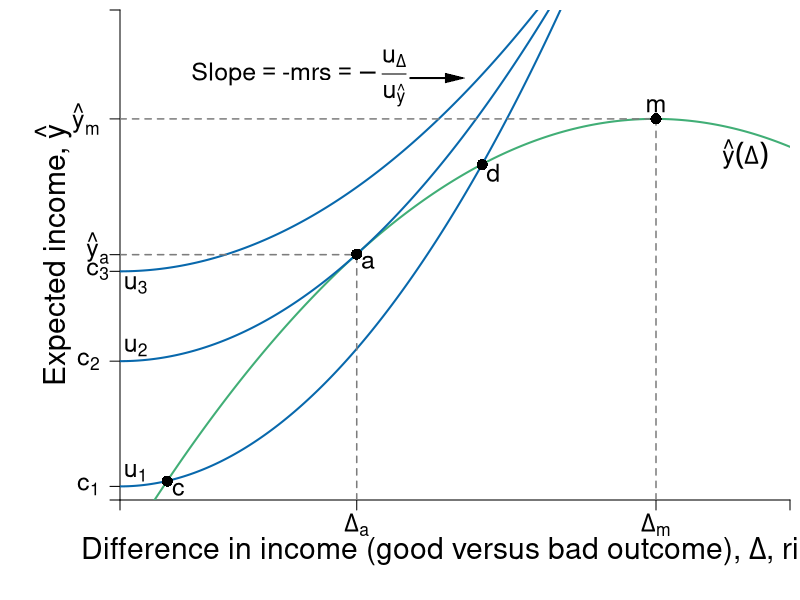

Source code (R):
require(ggplot2)
require(shape)
pdf(file = "risk/risk_return_dara.pdf", width = 9, height = 7)

# Set parameters for graphics
axislabelsize <- 1.8
labelsize <- 1.5
namesize <- 1.8
annotatesize <- 1.5
graphlinewidth <- 2
segmentlinewidth <- 1.5

COL <- c("#7fc97f", "#beaed4", "#fdc086", "#ffff99", "#386cb0", "#f0027f", "#bf5b17", "#666666")
COLA <- c("#e0f3db", "#99d8c9","#66c2a4","#41ae76", "#238b45", "#005824")
COLB <- c("#c6dbef", "#4eb3d3", "#2b8cbe", "#0868ac","#084081")
COLC <- c("#fcfbfd", "#efedf5", "#dadaeb", "#bcbddc", "#9e9ac8", "#807dba", "#6a51a3", "#54278f", "#3f007d")
grays <- gray.colors(25, start = 1, end = 0, alpha = 1)

a <- c(2, 4, 6)
par(mar =  c(5, 6, 0.5, 0.5))
xlims <- c(0, 15)
ylims <- c(0, 18)

riskreturn <- function(g, int1 = 14, int2 = 4, coeff = 1/3){
  int1 - (int2 - (coeff)*g)^2
}


indiffA <- function(g, intercept = 3, slope = 0.125){
  intercept  + slope*g^2
}


#Plot command 
plot(0, 0, xlim = xlims, ylim = ylims, 
     type = "n",
     xlab = expression(paste("")),
     ylab = expression(paste("")), 
     axes = FALSE,
     cex.lab = axislabelsize, 
     bty = "n", 
     xaxs = "i", 
     yaxs = "i"
)



ticksy <- c(0,  0.5, 5.1, 8.4, riskreturn(g = 5.3), riskreturn(g = 12) ,ylims[2])
ylabels <- c(NA, expression(paste(c[1])), expression(paste(c[2])), NA, NA, expression(paste(hat(y)[m] )), NA)
ticksx <- c(0, 5.3, 12, xlims[2])
xlabels <- c(NA, expression(paste(Delta[a])), expression(paste(Delta[m])), NA)

text(xlims[1] - 0.5, 8.4, expression(paste(c[3])), cex = labelsize, xpd = TRUE)
text(xlims[1] - 0.5, riskreturn(g = 5.3) + 0.25, expression(paste(hat(y)[a])), cex = labelsize, xpd = TRUE)

axis(1, at = ticksx, pos = 0, labels = xlabels, cex.axis = labelsize)
axis(2, at = ticksy, pos = 0, labels = ylabels, las = 1, cex.axis = labelsize)

mtext(expression(paste("Difference in income (good versus bad outcome), ", Delta, ", risk")), side = 1, line = 2.5, cex = axislabelsize)
text(xlims[1] - 1.5, ylims[2] - 0.5*(ylims[2] - ylims[1]), expression(paste("Expected income, ", hat(y))), xpd = TRUE, cex = axislabelsize, srt = 90) 

npts <- 500 
xx1 <- seq(xlims[1], xlims[2], length.out = npts)
lines(xx1, riskreturn(xx1, coeff = 1/2.992195), col = COLA[4], lwd = graphlinewidth, lty = 1)
lines(xx1, indiffA(xx1, intercept = 0.5, slope = 0.18), col = COLB[4], lwd = graphlinewidth, lty = 1)
lines(xx1, indiffA(xx1, intercept = 5.1, slope = 0.14), col = COLB[4], lwd = graphlinewidth, lty = 1)
lines(xx1, indiffA(xx1, intercept = 8.4, slope = 0.11), col = COLB[4], lwd = graphlinewidth, lty = 1)

segments(12, 0, 12, riskreturn(g = 12) , lty = 2, col = grays[20], lwd = segmentlinewidth)
segments(0, riskreturn(g = 12) , 12, riskreturn(g = 12) , lty = 2, col = grays[20], lwd = segmentlinewidth)
segments(5.3, 0, 5.3, riskreturn(g = 5.3), lty = 2, col = grays[20], lwd = segmentlinewidth)
segments(0, riskreturn(g = 5.3), 5.3, riskreturn(g = 5.3), lty = 2, col = grays[20], lwd = segmentlinewidth)

#Add points a, b, c and c
points(5.3, riskreturn(g = 5.3, coeff = 1/2.992195), pch = 16, col = "black", cex = 1.5)
text(5.3 + 0.25, riskreturn(g = 5.3, coeff = 1/2.992195) - 0.3, expression(a), cex = labelsize)


points(12, riskreturn(g = 12) , pch = 16, col = "black", cex = 1.5)
text(12, riskreturn(g = 12) + 0.5, expression(m), cex = labelsize)


points(1.057, riskreturn(g = 1.057) , pch = 16, col = "black", cex = 1.5)
text(1.057 + 0.25, riskreturn(g = 1.057) - 0.3, expression(c), cex = labelsize)


points(8.109, riskreturn(g = 8.109) , pch = 16, col = "black", cex = 1.5)
text(8.109 + 0.25, riskreturn(g = 8.109) - 0.3, expression(d), cex = labelsize)


#Label risk return schedule
text(14, 12.7, expression(paste(hat(y)(Delta))), cex = labelsize)

#Label value functions
text(0.35, 7.9, expression(u[3]), cex = labelsize)
text(0.35, 5.6, expression(u[2]), cex = labelsize)
text(0.35, 1, expression(u[1]), cex = labelsize)

#Label slope
text(4, riskreturn(g = 12) + 1.5, expression(paste("Slope", phantom()==phantom(), "-mrs", phantom()== -frac(u[Delta],u[hat(y)]))), cex = labelsize)
Arrows(6.5, riskreturn(g = 12) + 1.5, 7.5, riskreturn(g = 12) + 1.5, col = "black", lty = 1, lwd = 2, code = 2, arr.type = "triangle", arr.lwd = 0.5)


dev.off()
